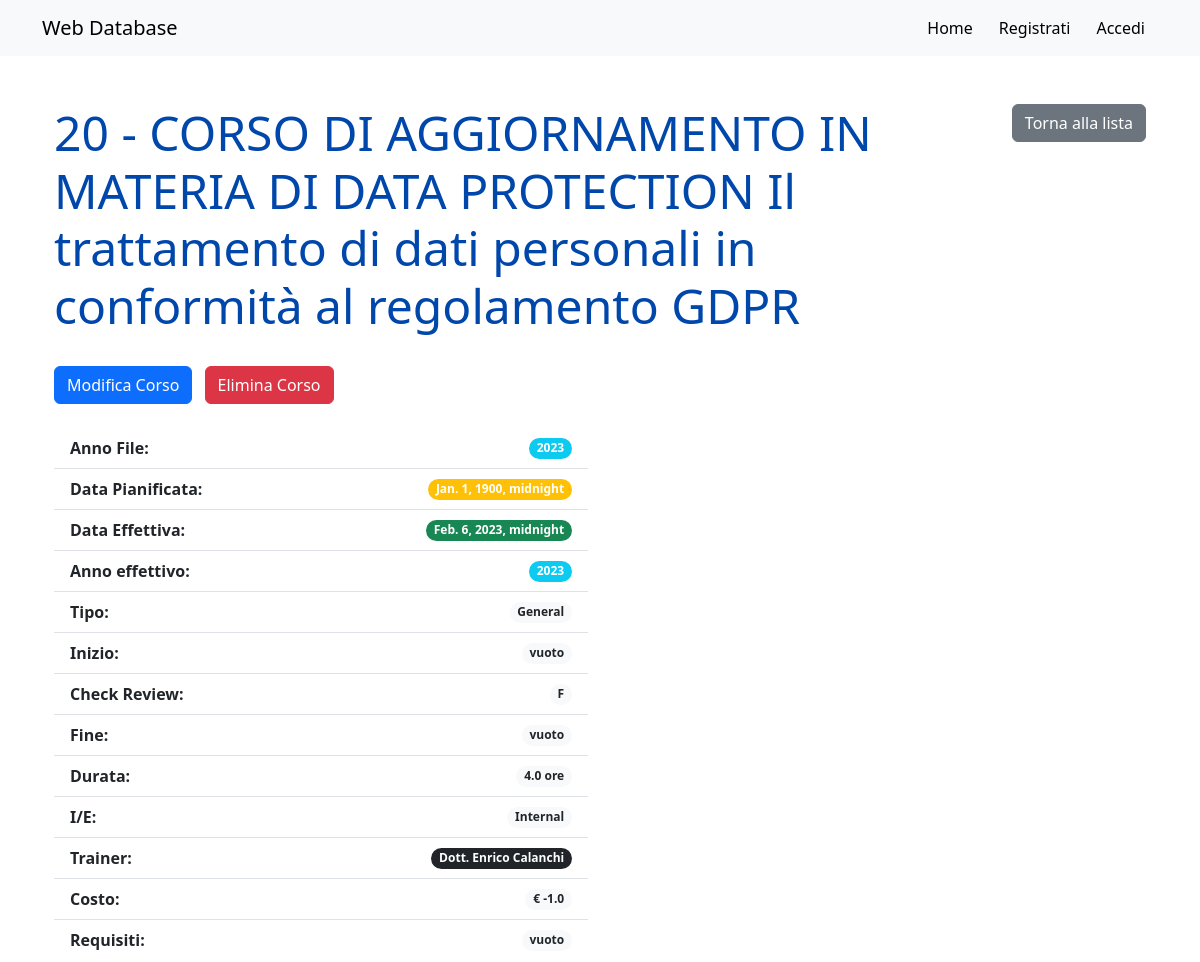
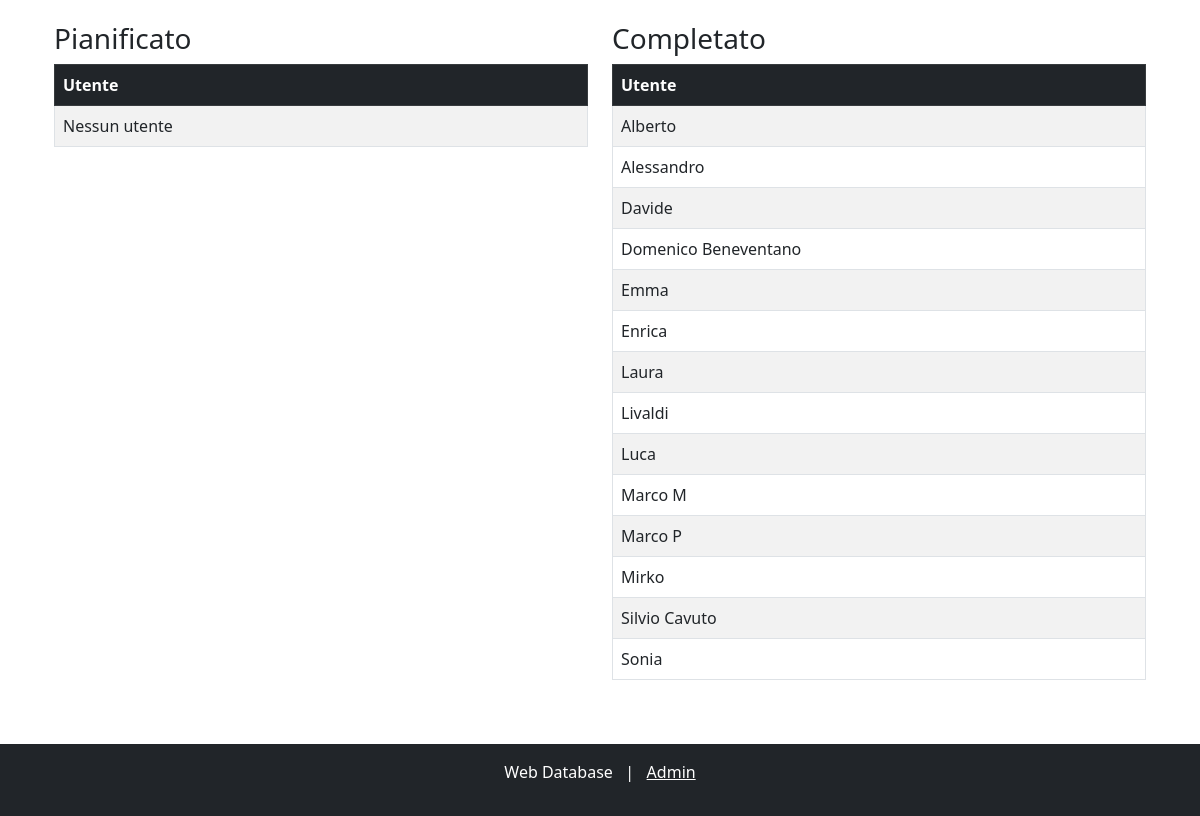
Screenshot of /trainingplandetail/68/ with the database file from the repository (2 pictures, top to bottom).
### web_app/models.py (models this page shows, shortened)
class TrainingPlan(models.Model):
    file_year = models.IntegerField(null=True, blank=True)
    course_n = models.CharField(max_length=255, null=True, blank=True)
    course = models.TextField(null=True, blank=True)
    planned_date = models.DateTimeField(null=True, blank=True)
    effective_date = models.DateTimeField(null=True, blank=True)
    effective_year = models.IntegerField(null=True, blank=True)
    type = models.CharField(max_length=255, null=True, blank=True)
    start = models.CharField(max_length=255, null=True, blank=True)
    check_review = models.CharField(max_length=255, null=True, blank=True)
    end = models.CharField(max_length=255, null=True, blank=True)
    duration = models.FloatField(null=True, blank=True)
    i_e = models.CharField(max_length=255, null=True, blank=True)
    trainer = models.CharField(max_length=255, null=True, blank=True)
    cost = models.FloatField(null=True, blank=True)
    requirement = models.CharField(max_length=255, null=True, blank=True)
    class Meta:
        verbose_name = "Training Plan"
        verbose_name_plural = "Training Plans"

class CustomUser(AbstractUser):
    USER_TYPE_CHOICES = (
        ('persona', 'Persona'),
        ('quality_manager', 'Quality Manager'),
    )
    user_type = models.CharField(max_length=20, choices=USER_TYPE_CHOICES)

### web_app/views.py (the view)
# urls.py: path('trainingplandetail/<int:pk>/', views.training_plan_detail, name='training_plan_detail'),
def training_plan_detail(request, pk):
    training_plan = get_object_or_404(TrainingPlan, pk=pk)
    relazioni = Relazione.objects.filter(training_plan=training_plan)
    pianificato = relazioni.filter(stato='pianificato').select_related('user')
    completato = relazioni.filter(stato='completato').select_related('user')
    context = {
        'training_plan': training_plan,
        'pianificato_users': [rel.user for rel in pianificato],
        'completato_users': [rel.user for rel in completato],
    }
    return render(request, 'web_app/training_plan_detail.html', context)

### web_app/templates/web_app/training_plan_detail.html (shortened to what this page needs)
{% extends "base.html" %}
{% block content %}
    <div class="container">
        <div class="d-flex justify-content-between align-items-start mb-4">
            <div class="flex-grow-1" style="max-width: calc(100% - 150px);">
                <h3 class="font-weight-bold" style="white-space: normal; word-wrap: break-word; color: rgb(0, 71, 171); font-size: 3rem;">
                    {{ training_plan.course_n }} - {{ training_plan.course }}
                </h3>
            </div>
            <a href="{% url 'training_plans' %}" class="btn btn-secondary">
                 Torna alla lista
            </a>
        </div>
        <div class="mb-4">
            <a href="{% url 'training_plan_update' training_plan.id %}" class="btn btn-primary me-2">
                 Modifica Corso
            </a>
            <a href="{% url 'training_plan_delete' training_plan.id %}" class="btn btn-danger">
                 Elimina Corso
            </a>
        </div>
        <div class="row mb-4">
            <div class="col-md-6">
                <ul class="list-group list-group-flush">
                    <li class="list-group-item d-flex justify-content-between align-items-center">
                        <strong>Anno File:</strong>
                        <span class="badge rounded-pill bg-info">{{ training_plan.file_year }}</span>
                    </li>
                    <li class="list-group-item d-flex justify-content-between align-items-center">
                        <strong>Data Pianificata:</strong>
                        <span class="badge rounded-pill bg-warning">{{ training_plan.planned_date }}</span>
                    </li>
                    <li class="list-group-item d-flex justify-content-between align-items-center">
                        <strong>Data Effettiva:</strong>
                        <span class="badge rounded-pill bg-success">{{ training_plan.effective_date }}</span>
                    </li>
                    <li class="list-group-item d-flex justify-content-between align-items-center">
                        <strong>Anno effettivo:</strong>
                        <span class="badge rounded-pill bg-info">{{ training_plan.effective_year }}</span>
                    </li>
                    <li class="list-group-item d-flex justify-content-between align-items-center">
                        <strong>Tipo:</strong>
                        <span class="badge rounded-pill bg-light text-dark">{{ training_plan.type }}</span>
                    </li>
                    <li class="list-group-item d-flex justify-content-between align-items-center">
                        <strong>Inizio:</strong>
                        <span class="badge rounded-pill bg-light text-dark">{{ training_plan.start }}</span>
                    </li>
                    <li class="list-group-item d-flex justify-content-between align-items-center">
                        <strong>Check Review:</strong>
                        <span class="badge rounded-pill bg-light text-dark">{{ training_plan.check_review }}</span>
                    </li>
                    <li class="list-group-item d-flex justify-content-between align-items-center">
                        <strong>Fine:</strong>
                        <span class="badge rounded-pill bg-light text-dark">{{ training_plan.end }}</span>
                    </li>
                    <li class="list-group-item d-flex justify-content-between align-items-center">
                        <strong>Durata:</strong>
                        <span class="badge rounded-pill bg-light text-dark">{{ training_plan.duration }} ore</span>
                    </li>
                    <li class="list-group-item d-flex justify-content-between align-items-center">
                        <strong>I/E:</strong>
                        <span class="badge rounded-pill bg-light text-dark">{{ training_plan.i_e }}</span>
                    </li>
                    <li class="list-group-item d-flex justify-content-between align-items-center">
                        <strong>Trainer:</strong>
                        <span class="badge rounded-pill bg-dark">{{ training_plan.trainer }}</span>
                    </li>
                    <li class="list-group-item d-flex justify-content-between align-items-center">
                        <strong>Costo:</strong>
                        <span class="badge rounded-pill bg-light text-dark">&euro; {{ training_plan.cost }}</span>
                    </li>
                    <li class="list-group-item d-flex justify-content-between align-items-center">
                        <strong>Requisiti:</strong>
                        <span class="badge rounded-pill bg-light text-dark">{{ training_plan.requirement }}</span>
                    </li>
                </ul>
            </div>
        </div>
        <div class="row">
            <div class="col-md-6">
                <h3>Pianificato</h3>
                <table class="table table-striped table-bordered table-hover">
                    <thead class="table-dark">
                        <tr>
                            <th>Utente</th>
                        </tr>
                    </thead>
                    <tbody>
                        {% for user in pianificato_users %}
                        <tr>
                            <td>{{ user.first_name }} {{ user.last_name }}</td>
                        </tr>
                        {% empty %}
                        <tr>
                            <td>Nessun utente</td>
                        </tr>
                        {% endfor %}
                    </tbody>
                </table>
            </div>
            <div class="col-md-6">
                <h3>Completato</h3>
                <table class="table table-striped table-bordered table-hover">
                    <thead class="table-dark">
                        <tr>
                            <th>Utente</th>
                        </tr>
                    </thead>
                    <tbody>
                        {% for user in completato_users %}
                        <tr>
                            <td>{{ user.first_name }} {{ user.last_name }}</td>
                        </tr>
                        {% empty %}
                        <tr>
                            <td>Nessun utente</td>
                        </tr>
                        {% endfor %}
                    </tbody>
                </table>
            </div>
        </div>
    </div>
{% endblock %}

### templates/base.html (style rules this page uses)
html, body { height: 100%; }

### rows the page displays
TrainingPlan: course_n "20", course "CORSO DI AGGIORNAMENTO IN MATERIA DI DATA PROTECTION Il trattamento di dati personali in conformità al regolamento GDPR", file_year "2023", planned_date "Jan. 1, 1900, midnight", effective_date "Feb. 6, 2023, midnight", effective_year "2023", type "General", start "vuoto", check_review "F", end "vuoto", duration "4.0", i_e "Internal", trainer "Dott. Enrico Calanchi", cost "-1.0", requirement "vuoto"
CustomUser: first_name "Alberto"
CustomUser: first_name "Alessandro"
CustomUser: first_name "Davide"
CustomUser: first_name "Domenico", last_name "Beneventano"
CustomUser: first_name "Emma"
CustomUser: first_name "Enrica"
CustomUser: first_name "Laura"
CustomUser: first_name "Livaldi"
CustomUser: first_name "Luca"
CustomUser: first_name "Marco", last_name "M"
CustomUser: first_name "Marco", last_name "P"
CustomUser: first_name "Mirko"
CustomUser: first_name "Silvio", last_name "Cavuto"
CustomUser: first_name "Sonia"
